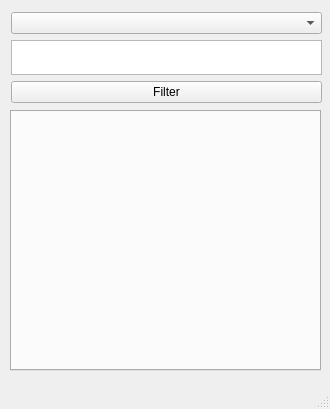
<?xml version="1.0" encoding="UTF-8"?>
<ui version="4.0">
 <class>CarCatalog</class>
 <widget class="QMainWindow" name="CarCatalog">
  <property name="geometry">
   <rect>
    <x>0</x>
    <y>0</y>
    <width>330</width>
    <height>409</height>
   </rect>
  </property>
  <property name="windowTitle">
   <string>CarCatalog</string>
  </property>
  <widget class="QWidget" name="centralwidget">
   <widget class="QTabWidget" name="tw_cars">
    <property name="geometry">
     <rect>
      <x>10</x>
      <y>110</y>
      <width>311</width>
      <height>261</height>
     </rect>
    </property>
    <property name="currentIndex">
     <number>-1</number>
    </property>
   </widget>
   <widget class="QWidget" name="layoutWidget">
    <property name="geometry">
     <rect>
      <x>11</x>
      <y>12</y>
      <width>311</width>
      <height>91</height>
     </rect>
    </property>
    <layout class="QVBoxLayout" name="verticalLayout">
     <item>
      <widget class="QComboBox" name="cb_filteringOptions"/>
     </item>
     <item>
      <widget class="QTextEdit" name="e_filteringField"/>
     </item>
     <item>
      <widget class="QPushButton" name="b_filter">
       <property name="text">
        <string>Filter</string>
       </property>
      </widget>
     </item>
    </layout>
   </widget>
  </widget>
  <widget class="QMenuBar" name="menubar">
   <property name="geometry">
    <rect>
     <x>0</x>
     <y>0</y>
     <width>330</width>
     <height>26</height>
    </rect>
   </property>
  </widget>
  <widget class="QStatusBar" name="statusbar"/>
 </widget>
 <resources/>
 <connections/>
</ui>
